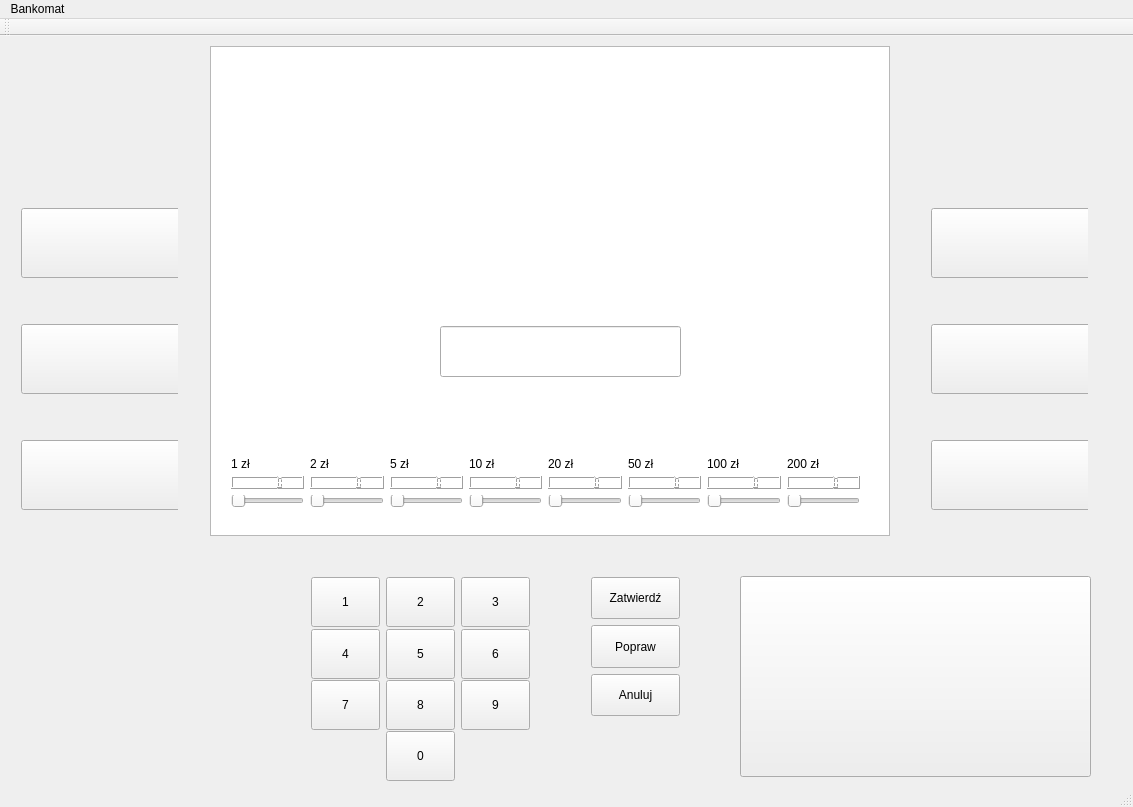
<?xml version="1.0" encoding="UTF-8"?>
<ui version="4.0">
 <class>MainWindow</class>
 <widget class="QMainWindow" name="MainWindow">
  <property name="geometry">
   <rect>
    <x>0</x>
    <y>0</y>
    <width>1133</width>
    <height>807</height>
   </rect>
  </property>
  <property name="acceptDrops">
   <bool>false</bool>
  </property>
  <property name="windowTitle">
   <string>Bankomat</string>
  </property>
  <property name="autoFillBackground">
   <bool>true</bool>
  </property>
  <widget class="QWidget" name="centralWidget">
   <widget class="QWidget" name="layoutWidget">
    <property name="geometry">
     <rect>
      <x>300</x>
      <y>530</y>
      <width>241</width>
      <height>221</height>
     </rect>
    </property>
    <layout class="QGridLayout" name="dial">
     <item row="0" column="0">
      <widget class="QPushButton" name="number1">
       <property name="minimumSize">
        <size>
         <width>50</width>
         <height>50</height>
        </size>
       </property>
       <property name="text">
        <string>1</string>
       </property>
      </widget>
     </item>
     <item row="0" column="1">
      <widget class="QPushButton" name="number2">
       <property name="minimumSize">
        <size>
         <width>50</width>
         <height>50</height>
        </size>
       </property>
       <property name="text">
        <string>2</string>
       </property>
      </widget>
     </item>
     <item row="0" column="2">
      <widget class="QPushButton" name="number3">
       <property name="minimumSize">
        <size>
         <width>50</width>
         <height>50</height>
        </size>
       </property>
       <property name="text">
        <string>3</string>
       </property>
      </widget>
     </item>
     <item row="1" column="0">
      <widget class="QPushButton" name="number4">
       <property name="minimumSize">
        <size>
         <width>50</width>
         <height>50</height>
        </size>
       </property>
       <property name="text">
        <string>4</string>
       </property>
      </widget>
     </item>
     <item row="1" column="1">
      <widget class="QPushButton" name="number5">
       <property name="minimumSize">
        <size>
         <width>50</width>
         <height>50</height>
        </size>
       </property>
       <property name="text">
        <string>5</string>
       </property>
      </widget>
     </item>
     <item row="1" column="2">
      <widget class="QPushButton" name="number6">
       <property name="minimumSize">
        <size>
         <width>50</width>
         <height>50</height>
        </size>
       </property>
       <property name="text">
        <string>6</string>
       </property>
      </widget>
     </item>
     <item row="2" column="0">
      <widget class="QPushButton" name="number7">
       <property name="minimumSize">
        <size>
         <width>50</width>
         <height>50</height>
        </size>
       </property>
       <property name="text">
        <string>7</string>
       </property>
      </widget>
     </item>
     <item row="2" column="1">
      <widget class="QPushButton" name="number8">
       <property name="minimumSize">
        <size>
         <width>50</width>
         <height>50</height>
        </size>
       </property>
       <property name="text">
        <string>8</string>
       </property>
      </widget>
     </item>
     <item row="2" column="2">
      <widget class="QPushButton" name="number9">
       <property name="minimumSize">
        <size>
         <width>50</width>
         <height>50</height>
        </size>
       </property>
       <property name="text">
        <string>9</string>
       </property>
      </widget>
     </item>
     <item row="3" column="1">
      <widget class="QPushButton" name="number0">
       <property name="minimumSize">
        <size>
         <width>50</width>
         <height>50</height>
        </size>
       </property>
       <property name="text">
        <string>0</string>
       </property>
      </widget>
     </item>
    </layout>
   </widget>
   <widget class="QGraphicsView" name="screen">
    <property name="geometry">
     <rect>
      <x>210</x>
      <y>10</y>
      <width>680</width>
      <height>490</height>
     </rect>
    </property>
   </widget>
   <widget class="QWidget" name="layoutWidget_2">
    <property name="geometry">
     <rect>
      <x>920</x>
      <y>161</y>
      <width>168</width>
      <height>321</height>
     </rect>
    </property>
    <layout class="QFormLayout" name="formLayout">
     <property name="verticalSpacing">
      <number>50</number>
     </property>
     <item row="0" column="0">
      <widget class="QPushButton" name="selectButton4">
       <property name="minimumSize">
        <size>
         <width>160</width>
         <height>70</height>
        </size>
       </property>
       <property name="text">
        <string/>
       </property>
      </widget>
     </item>
     <item row="1" column="0">
      <widget class="QPushButton" name="selectButton5">
       <property name="minimumSize">
        <size>
         <width>160</width>
         <height>70</height>
        </size>
       </property>
       <property name="text">
        <string/>
       </property>
      </widget>
     </item>
     <item row="2" column="0">
      <widget class="QPushButton" name="selectButton6">
       <property name="minimumSize">
        <size>
         <width>160</width>
         <height>70</height>
        </size>
       </property>
       <property name="text">
        <string/>
       </property>
      </widget>
     </item>
    </layout>
   </widget>
   <widget class="QWidget" name="layoutWidget_3">
    <property name="geometry">
     <rect>
      <x>10</x>
      <y>161</y>
      <width>168</width>
      <height>321</height>
     </rect>
    </property>
    <layout class="QFormLayout" name="formLayout_2">
     <property name="verticalSpacing">
      <number>50</number>
     </property>
     <item row="0" column="0">
      <widget class="QPushButton" name="selectButton1">
       <property name="minimumSize">
        <size>
         <width>160</width>
         <height>70</height>
        </size>
       </property>
       <property name="text">
        <string/>
       </property>
      </widget>
     </item>
     <item row="1" column="0">
      <widget class="QPushButton" name="selectButton2">
       <property name="minimumSize">
        <size>
         <width>160</width>
         <height>70</height>
        </size>
       </property>
       <property name="text">
        <string/>
       </property>
      </widget>
     </item>
     <item row="2" column="0">
      <widget class="QPushButton" name="selectButton3">
       <property name="minimumSize">
        <size>
         <width>160</width>
         <height>70</height>
        </size>
       </property>
       <property name="text">
        <string/>
       </property>
      </widget>
     </item>
    </layout>
   </widget>
   <widget class="QPushButton" name="card">
    <property name="enabled">
     <bool>true</bool>
    </property>
    <property name="geometry">
     <rect>
      <x>740</x>
      <y>540</y>
      <width>351</width>
      <height>201</height>
     </rect>
    </property>
    <property name="sizePolicy">
     <sizepolicy hsizetype="Preferred" vsizetype="Fixed">
      <horstretch>0</horstretch>
      <verstretch>0</verstretch>
     </sizepolicy>
    </property>
    <property name="acceptDrops">
     <bool>true</bool>
    </property>
    <property name="text">
     <string/>
    </property>
    <property name="iconSize">
     <size>
      <width>500</width>
      <height>200</height>
     </size>
    </property>
   </widget>
   <widget class="QLineEdit" name="enterPin">
    <property name="geometry">
     <rect>
      <x>440</x>
      <y>290</y>
      <width>241</width>
      <height>51</height>
     </rect>
    </property>
    <property name="font">
     <font>
      <pointsize>15</pointsize>
     </font>
    </property>
    <property name="autoFillBackground">
     <bool>true</bool>
    </property>
    <property name="maxLength">
     <number>4</number>
    </property>
    <property name="echoMode">
     <enum>QLineEdit::Password</enum>
    </property>
    <property name="alignment">
     <set>Qt::AlignCenter</set>
    </property>
    <property name="readOnly">
     <bool>true</bool>
    </property>
   </widget>
   <widget class="QWidget" name="layoutWidget">
    <property name="geometry">
     <rect>
      <x>580</x>
      <y>530</y>
      <width>111</width>
      <height>161</height>
     </rect>
    </property>
    <layout class="QVBoxLayout" name="verticalLayout">
     <item>
      <widget class="QPushButton" name="pushButton">
       <property name="sizePolicy">
        <sizepolicy hsizetype="Minimum" vsizetype="Minimum">
         <horstretch>0</horstretch>
         <verstretch>0</verstretch>
        </sizepolicy>
       </property>
       <property name="text">
        <string>Zatwierdź</string>
       </property>
      </widget>
     </item>
     <item>
      <widget class="QPushButton" name="modify">
       <property name="sizePolicy">
        <sizepolicy hsizetype="Minimum" vsizetype="Minimum">
         <horstretch>0</horstretch>
         <verstretch>0</verstretch>
        </sizepolicy>
       </property>
       <property name="text">
        <string>Popraw</string>
       </property>
      </widget>
     </item>
     <item>
      <widget class="QPushButton" name="cancel">
       <property name="sizePolicy">
        <sizepolicy hsizetype="Minimum" vsizetype="Minimum">
         <horstretch>0</horstretch>
         <verstretch>0</verstretch>
        </sizepolicy>
       </property>
       <property name="text">
        <string>Anuluj</string>
       </property>
      </widget>
     </item>
    </layout>
   </widget>
   <widget class="QStackedWidget" name="stackedWidget">
    <property name="geometry">
     <rect>
      <x>220</x>
      <y>400</y>
      <width>661</width>
      <height>91</height>
     </rect>
    </property>
    <widget class="QWidget" name="page_5">
     <widget class="QWidget" name="layoutWidget">
      <property name="geometry">
       <rect>
        <x>0</x>
        <y>10</y>
        <width>651</width>
        <height>72</height>
       </rect>
      </property>
      <layout class="QGridLayout" name="inputPanel">
       <item row="0" column="0">
        <widget class="QLabel" name="label">
         <property name="text">
          <string>1 zł</string>
         </property>
        </widget>
       </item>
       <item row="0" column="5">
        <widget class="QLabel" name="label_5">
         <property name="text">
          <string>50 zł</string>
         </property>
        </widget>
       </item>
       <item row="1" column="4">
        <widget class="QLCDNumber" name="lcdNumber_7"/>
       </item>
       <item row="2" column="1">
        <widget class="QSlider" name="horizontalSlider_2">
         <property name="palette">
          <palette>
           <active>
            <colorrole role="Link">
             <brush brushstyle="SolidPattern">
              <color alpha="255">
               <red>0</red>
               <green>0</green>
               <blue>0</blue>
              </color>
             </brush>
            </colorrole>
           </active>
           <inactive>
            <colorrole role="Link">
             <brush brushstyle="SolidPattern">
              <color alpha="255">
               <red>0</red>
               <green>0</green>
               <blue>0</blue>
              </color>
             </brush>
            </colorrole>
           </inactive>
           <disabled>
            <colorrole role="Link">
             <brush brushstyle="SolidPattern">
              <color alpha="255">
               <red>0</red>
               <green>0</green>
               <blue>0</blue>
              </color>
             </brush>
            </colorrole>
           </disabled>
          </palette>
         </property>
         <property name="maximum">
          <number>50</number>
         </property>
         <property name="orientation">
          <enum>Qt::Horizontal</enum>
         </property>
        </widget>
       </item>
       <item row="0" column="7">
        <widget class="QLabel" name="label_7">
         <property name="text">
          <string>200 zł</string>
         </property>
        </widget>
       </item>
       <item row="1" column="1">
        <widget class="QLCDNumber" name="lcdNumber_2"/>
       </item>
       <item row="2" column="2">
        <widget class="QSlider" name="horizontalSlider_3">
         <property name="palette">
          <palette>
           <active>
            <colorrole role="Link">
             <brush brushstyle="SolidPattern">
              <color alpha="255">
               <red>0</red>
               <green>0</green>
               <blue>0</blue>
              </color>
             </brush>
            </colorrole>
           </active>
           <inactive>
            <colorrole role="Link">
             <brush brushstyle="SolidPattern">
              <color alpha="255">
               <red>0</red>
               <green>0</green>
               <blue>0</blue>
              </color>
             </brush>
            </colorrole>
           </inactive>
           <disabled>
            <colorrole role="Link">
             <brush brushstyle="SolidPattern">
              <color alpha="255">
               <red>0</red>
               <green>0</green>
               <blue>0</blue>
              </color>
             </brush>
            </colorrole>
           </disabled>
          </palette>
         </property>
         <property name="maximum">
          <number>50</number>
         </property>
         <property name="orientation">
          <enum>Qt::Horizontal</enum>
         </property>
        </widget>
       </item>
       <item row="2" column="3">
        <widget class="QSlider" name="horizontalSlider_4">
         <property name="palette">
          <palette>
           <active>
            <colorrole role="Link">
             <brush brushstyle="SolidPattern">
              <color alpha="255">
               <red>0</red>
               <green>0</green>
               <blue>0</blue>
              </color>
             </brush>
            </colorrole>
           </active>
           <inactive>
            <colorrole role="Link">
             <brush brushstyle="SolidPattern">
              <color alpha="255">
               <red>0</red>
               <green>0</green>
               <blue>0</blue>
              </color>
             </brush>
            </colorrole>
           </inactive>
           <disabled>
            <colorrole role="Link">
             <brush brushstyle="SolidPattern">
              <color alpha="255">
               <red>0</red>
               <green>0</green>
               <blue>0</blue>
              </color>
             </brush>
            </colorrole>
           </disabled>
          </palette>
         </property>
         <property name="maximum">
          <number>50</number>
         </property>
         <property name="orientation">
          <enum>Qt::Horizontal</enum>
         </property>
        </widget>
       </item>
       <item row="0" column="3">
        <widget class="QLabel" name="label_4">
         <property name="text">
          <string>10 zł</string>
         </property>
        </widget>
       </item>
       <item row="2" column="4">
        <widget class="QSlider" name="horizontalSlider_5">
         <property name="palette">
          <palette>
           <active>
            <colorrole role="Link">
             <brush brushstyle="SolidPattern">
              <color alpha="255">
               <red>0</red>
               <green>0</green>
               <blue>0</blue>
              </color>
             </brush>
            </colorrole>
           </active>
           <inactive>
            <colorrole role="Link">
             <brush brushstyle="SolidPattern">
              <color alpha="255">
               <red>0</red>
               <green>0</green>
               <blue>0</blue>
              </color>
             </brush>
            </colorrole>
           </inactive>
           <disabled>
            <colorrole role="Link">
             <brush brushstyle="SolidPattern">
              <color alpha="255">
               <red>0</red>
               <green>0</green>
               <blue>0</blue>
              </color>
             </brush>
            </colorrole>
           </disabled>
          </palette>
         </property>
         <property name="maximum">
          <number>50</number>
         </property>
         <property name="orientation">
          <enum>Qt::Horizontal</enum>
         </property>
        </widget>
       </item>
       <item row="0" column="4">
        <widget class="QLabel" name="label_6">
         <property name="text">
          <string>20 zł</string>
         </property>
        </widget>
       </item>
       <item row="2" column="5">
        <widget class="QSlider" name="horizontalSlider_6">
         <property name="palette">
          <palette>
           <active>
            <colorrole role="Link">
             <brush brushstyle="SolidPattern">
              <color alpha="255">
               <red>0</red>
               <green>0</green>
               <blue>0</blue>
              </color>
             </brush>
            </colorrole>
           </active>
           <inactive>
            <colorrole role="Link">
             <brush brushstyle="SolidPattern">
              <color alpha="255">
               <red>0</red>
               <green>0</green>
               <blue>0</blue>
              </color>
             </brush>
            </colorrole>
           </inactive>
           <disabled>
            <colorrole role="Link">
             <brush brushstyle="SolidPattern">
              <color alpha="255">
               <red>0</red>
               <green>0</green>
               <blue>0</blue>
              </color>
             </brush>
            </colorrole>
           </disabled>
          </palette>
         </property>
         <property name="maximum">
          <number>50</number>
         </property>
         <property name="orientation">
          <enum>Qt::Horizontal</enum>
         </property>
        </widget>
       </item>
       <item row="2" column="6">
        <widget class="QSlider" name="horizontalSlider_7">
         <property name="palette">
          <palette>
           <active>
            <colorrole role="Link">
             <brush brushstyle="SolidPattern">
              <color alpha="255">
               <red>0</red>
               <green>0</green>
               <blue>0</blue>
              </color>
             </brush>
            </colorrole>
           </active>
           <inactive>
            <colorrole role="Link">
             <brush brushstyle="SolidPattern">
              <color alpha="255">
               <red>0</red>
               <green>0</green>
               <blue>0</blue>
              </color>
             </brush>
            </colorrole>
           </inactive>
           <disabled>
            <colorrole role="Link">
             <brush brushstyle="SolidPattern">
              <color alpha="255">
               <red>0</red>
               <green>0</green>
               <blue>0</blue>
              </color>
             </brush>
            </colorrole>
           </disabled>
          </palette>
         </property>
         <property name="maximum">
          <number>50</number>
         </property>
         <property name="orientation">
          <enum>Qt::Horizontal</enum>
         </property>
        </widget>
       </item>
       <item row="1" column="0">
        <widget class="QLCDNumber" name="lcdNumber"/>
       </item>
       <item row="1" column="3">
        <widget class="QLCDNumber" name="lcdNumber_4"/>
       </item>
       <item row="1" column="5">
        <widget class="QLCDNumber" name="lcdNumber_8"/>
       </item>
       <item row="0" column="1">
        <widget class="QLabel" name="label_2">
         <property name="text">
          <string>2 zł</string>
         </property>
        </widget>
       </item>
       <item row="0" column="2">
        <widget class="QLabel" name="label_3">
         <property name="text">
          <string>5 zł</string>
         </property>
        </widget>
       </item>
       <item row="1" column="2">
        <widget class="QLCDNumber" name="lcdNumber_3"/>
       </item>
       <item row="1" column="7">
        <widget class="QLCDNumber" name="lcdNumber_5"/>
       </item>
       <item row="1" column="6">
        <widget class="QLCDNumber" name="lcdNumber_6"/>
       </item>
       <item row="0" column="6">
        <widget class="QLabel" name="label_8">
         <property name="text">
          <string>100 zł</string>
         </property>
        </widget>
       </item>
       <item row="2" column="7">
        <widget class="QSlider" name="horizontalSlider_8">
         <property name="palette">
          <palette>
           <active>
            <colorrole role="Link">
             <brush brushstyle="SolidPattern">
              <color alpha="255">
               <red>0</red>
               <green>0</green>
               <blue>0</blue>
              </color>
             </brush>
            </colorrole>
           </active>
           <inactive>
            <colorrole role="Link">
             <brush brushstyle="SolidPattern">
              <color alpha="255">
               <red>0</red>
               <green>0</green>
               <blue>0</blue>
              </color>
             </brush>
            </colorrole>
           </inactive>
           <disabled>
            <colorrole role="Link">
             <brush brushstyle="SolidPattern">
              <color alpha="255">
               <red>0</red>
               <green>0</green>
               <blue>0</blue>
              </color>
             </brush>
            </colorrole>
           </disabled>
          </palette>
         </property>
         <property name="maximum">
          <number>50</number>
         </property>
         <property name="orientation">
          <enum>Qt::Horizontal</enum>
         </property>
        </widget>
       </item>
       <item row="2" column="0">
        <widget class="QSlider" name="horizontalSlider">
         <property name="palette">
          <palette>
           <active>
            <colorrole role="Link">
             <brush brushstyle="SolidPattern">
              <color alpha="255">
               <red>0</red>
               <green>0</green>
               <blue>0</blue>
              </color>
             </brush>
            </colorrole>
           </active>
           <inactive>
            <colorrole role="Link">
             <brush brushstyle="SolidPattern">
              <color alpha="255">
               <red>0</red>
               <green>0</green>
               <blue>0</blue>
              </color>
             </brush>
            </colorrole>
           </inactive>
           <disabled>
            <colorrole role="Link">
             <brush brushstyle="SolidPattern">
              <color alpha="255">
               <red>0</red>
               <green>0</green>
               <blue>0</blue>
              </color>
             </brush>
            </colorrole>
           </disabled>
          </palette>
         </property>
         <property name="maximum">
          <number>50</number>
         </property>
         <property name="orientation">
          <enum>Qt::Horizontal</enum>
         </property>
        </widget>
       </item>
      </layout>
     </widget>
    </widget>
    <widget class="QWidget" name="page_6"/>
   </widget>
   <widget class="QLabel" name="dispAccNumber">
    <property name="geometry">
     <rect>
      <x>660</x>
      <y>20</y>
      <width>221</width>
      <height>21</height>
     </rect>
    </property>
    <property name="font">
     <font>
      <pointsize>14</pointsize>
     </font>
    </property>
    <property name="text">
     <string/>
    </property>
    <property name="alignment">
     <set>Qt::AlignCenter</set>
    </property>
   </widget>
   <zorder>layoutWidget</zorder>
   <zorder>screen</zorder>
   <zorder>layoutWidget_2</zorder>
   <zorder>layoutWidget_3</zorder>
   <zorder>card</zorder>
   <zorder>enterPin</zorder>
   <zorder>layoutWidget</zorder>
   <zorder>stackedWidget</zorder>
   <zorder>dispAccNumber</zorder>
   <zorder>layoutWidget</zorder>
  </widget>
  <widget class="QMenuBar" name="menuBar">
   <property name="geometry">
    <rect>
     <x>0</x>
     <y>0</y>
     <width>1133</width>
     <height>21</height>
    </rect>
   </property>
   <widget class="QMenu" name="menuBankomat">
    <property name="title">
     <string>Bankomat</string>
    </property>
    <addaction name="actionDodaj_nowe_konto"/>
    <addaction name="separator"/>
    <addaction name="actionZarzadzaj"/>
   </widget>
   <addaction name="menuBankomat"/>
  </widget>
  <widget class="QToolBar" name="mainToolBar">
   <attribute name="toolBarArea">
    <enum>TopToolBarArea</enum>
   </attribute>
   <attribute name="toolBarBreak">
    <bool>false</bool>
   </attribute>
  </widget>
  <widget class="QStatusBar" name="statusBar"/>
  <action name="actionDodaj_nowe_konto">
   <property name="text">
    <string>Dodaj nowe konto</string>
   </property>
  </action>
  <action name="actionZarzadzaj">
   <property name="text">
    <string>Zarzadzaj</string>
   </property>
  </action>
 </widget>
 <layoutdefault spacing="6" margin="11"/>
 <resources/>
 <connections>
  <connection>
   <sender>horizontalSlider</sender>
   <signal>sliderMoved(int)</signal>
   <receiver>lcdNumber</receiver>
   <slot>display(int)</slot>
   <hints>
    <hint type="sourcelabel">
     <x>267</x>
     <y>498</y>
    </hint>
    <hint type="destinationlabel">
     <x>268</x>
     <y>459</y>
    </hint>
   </hints>
  </connection>
  <connection>
   <sender>horizontalSlider_2</sender>
   <signal>sliderMoved(int)</signal>
   <receiver>lcdNumber_2</receiver>
   <slot>display(int)</slot>
   <hints>
    <hint type="sourcelabel">
     <x>356</x>
     <y>499</y>
    </hint>
    <hint type="destinationlabel">
     <x>353</x>
     <y>460</y>
    </hint>
   </hints>
  </connection>
  <connection>
   <sender>horizontalSlider_3</sender>
   <signal>sliderMoved(int)</signal>
   <receiver>lcdNumber_3</receiver>
   <slot>display(int)</slot>
   <hints>
    <hint type="sourcelabel">
     <x>433</x>
     <y>497</y>
    </hint>
    <hint type="destinationlabel">
     <x>429</x>
     <y>458</y>
    </hint>
   </hints>
  </connection>
  <connection>
   <sender>horizontalSlider_4</sender>
   <signal>sliderMoved(int)</signal>
   <receiver>lcdNumber_4</receiver>
   <slot>display(int)</slot>
   <hints>
    <hint type="sourcelabel">
     <x>504</x>
     <y>493</y>
    </hint>
    <hint type="destinationlabel">
     <x>501</x>
     <y>455</y>
    </hint>
   </hints>
  </connection>
  <connection>
   <sender>horizontalSlider_5</sender>
   <signal>sliderMoved(int)</signal>
   <receiver>lcdNumber_7</receiver>
   <slot>display(int)</slot>
   <hints>
    <hint type="sourcelabel">
     <x>590</x>
     <y>500</y>
    </hint>
    <hint type="destinationlabel">
     <x>590</x>
     <y>456</y>
    </hint>
   </hints>
  </connection>
  <connection>
   <sender>horizontalSlider_6</sender>
   <signal>sliderMoved(int)</signal>
   <receiver>lcdNumber_8</receiver>
   <slot>display(int)</slot>
   <hints>
    <hint type="sourcelabel">
     <x>652</x>
     <y>506</y>
    </hint>
    <hint type="destinationlabel">
     <x>659</x>
     <y>456</y>
    </hint>
   </hints>
  </connection>
  <connection>
   <sender>horizontalSlider_7</sender>
   <signal>sliderMoved(int)</signal>
   <receiver>lcdNumber_6</receiver>
   <slot>display(int)</slot>
   <hints>
    <hint type="sourcelabel">
     <x>758</x>
     <y>500</y>
    </hint>
    <hint type="destinationlabel">
     <x>757</x>
     <y>462</y>
    </hint>
   </hints>
  </connection>
  <connection>
   <sender>horizontalSlider_8</sender>
   <signal>sliderMoved(int)</signal>
   <receiver>lcdNumber_5</receiver>
   <slot>display(int)</slot>
   <hints>
    <hint type="sourcelabel">
     <x>821</x>
     <y>503</y>
    </hint>
    <hint type="destinationlabel">
     <x>813</x>
     <y>459</y>
    </hint>
   </hints>
  </connection>
 </connections>
</ui>
